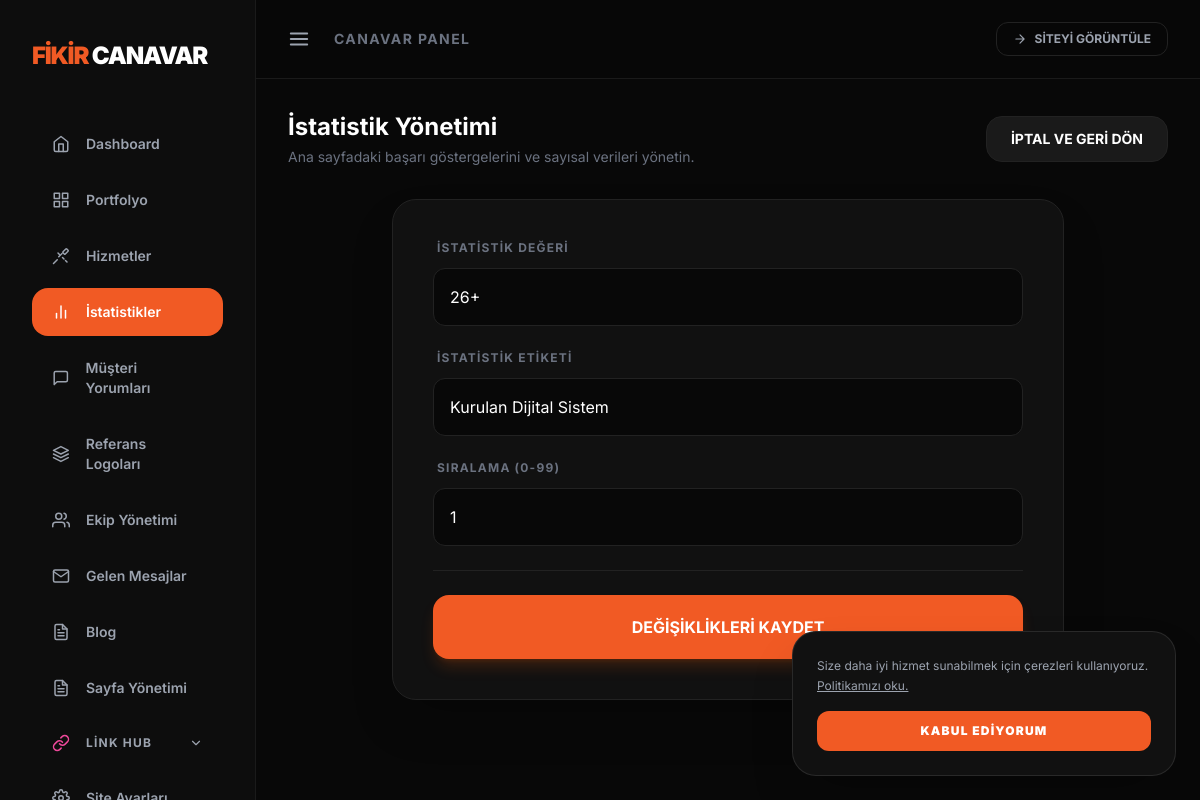
/admin/istatistikler.php?action=edit&id=1 (signed in), run on the app's committed database.
### tables this page shows
CREATE TABLE IF NOT EXISTS `istatistikler` (
  `id` INT UNSIGNED AUTO_INCREMENT PRIMARY KEY,
  `deger` VARCHAR(50) NOT NULL,
  `etiket` VARCHAR(255) NOT NULL,
  `sira` INT NOT NULL DEFAULT 0
);

### admin/istatistikler.php (the view, shortened to what this page needs)
<?php
$action = $_GET['action'] ?? 'list';
$id = $_GET['id'] ?? null;
require_once 'header.php';
$edit_item = null;
if ($action === 'edit' && $id) {
    $stmt = $db->prepare("SELECT * FROM istatistikler WHERE id = ?");
    $stmt->execute([$id]);
    $edit_item = $stmt->fetch();
}
$stats = $db->query("SELECT * FROM istatistikler ORDER BY sira ASC, id ASC")->fetchAll();
?>
<div class="space-y-8">
    <div class="flex items-center justify-between">
        <div>
            <h2 class="text-2xl font-bold text-white">İstatistik Yönetimi</h2>
            <p class="text-gray-500 text-sm mt-1">Ana sayfadaki başarı göstergelerini ve sayısal verileri yönetin.</p>
        </div>
        <?php if ($action === 'list'): ?>
            <a href="istatistikler.php?action=add" class="bg-[#F15A24] hover:bg-[#d84a1a] text-white px-6 py-3 rounded-2xl font-bold text-sm transition-all flex items-center gap-2">
                <svg xmlns="http://www.w3.org/2000/svg" width="18" height="18" viewBox="0 0 24 24" fill="none" stroke="currentColor" stroke-width="2" stroke-linecap="round" stroke-linejoin="round"><line x1="12" y1="5" x2="12" y2="19"/><line x1="5" y1="12" x2="19" y2="12"/></svg>
                YENİ İSTATİSTİK EKLE
            </a>
        <?php else: ?>
            <a href="istatistikler.php" class="bg-[#1a1a1a] border border-[#222] hover:bg-[#222] text-white px-6 py-3 rounded-2xl font-bold text-sm transition-all flex items-center gap-2">
                İPTAL VE GERİ DÖN
            </a>
        <?php endif; ?>
    </div>
    <?php if ($action === 'list'): ?>
        <div class="grid grid-cols-1 md:grid-cols-2 lg:grid-cols-3 gap-6">
            <?php if (empty($stats)): ?>
                <div class="col-span-full bg-[#111] border border-[#222] rounded-3xl p-10 text-center text-gray-500 italic">
                    Henüz bir istatistik eklenmemiş.
                </div>
            <?php endif; ?>
            <?php foreach ($stats as $s): ?>
            <div class="bg-[#111] border border-[#222] rounded-3xl p-8 flex flex-col justify-between group relative overflow-hidden transition-all hover:border-[#333]">
                <div class="absolute top-4 right-4 flex gap-2 opacity-0 group-hover:opacity-100 transition-opacity z-10">
                    <a href="istatistikler.php?action=edit&id=<?php echo $s['id']; ?>" class="p-2 bg-[#1a1a1a] border border-[#333] hover:border-blue-500 text-white rounded-xl transition-all shadow-lg" title="Düzenle">
                        <svg xmlns="http://www.w3.org/2000/svg" width="16" height="16" viewBox="0 0 24 24" fill="none" stroke="currentColor" stroke-width="2" stroke-linecap="round" stroke-linejoin="round"><path d="M11 4H4a2 2 0 0 0-2 2v14a2 2 0 0 0 2 2h14a2 2 0 0 0 2-2v-7"/><path d="M18.5 2.5a2.121 2.121 0 0 1 3 3L12 15l-4 1 1-4 9.5-9.5z"/></svg>
                    </a>
                    <a href="istatistikler.php?action=delete&id=<?php echo $s['id']; ?>" onclick="return confirm('Bu istatistiği silmek istediğinize emin misiniz?')" class="p-2 bg-[#1a1a1a] border border-[#333] hover:border-red-500 text-white rounded-xl transition-all shadow-lg" title="Sil">
                        <svg xmlns="http://www.w3.org/2000/svg" width="16" height="16" viewBox="0 0 24 24" fill="none" stroke="currentColor" stroke-width="2" stroke-linecap="round" stroke-linejoin="round"><polyline points="3 6 5 6 21 6"/><path d="M19 6v14a2 2 0 0 1-2 2H7a2 2 0 0 1-2-2V6m3 0V4a2 2 0 0 1 2-2h4a2 2 0 0 1 2 2v2"/><line x1="10" y1="11" x2="10" y2="17"/><line x1="14" y1="11" x2="14" y2="17"/></svg>
                    </a>
                </div>
                <div class="space-y-4">
                    <div class="text-[#F15A24] text-5xl font-black font-barlow tracking-tight"><?php echo htmlspecialchars($s['deger']); ?></div>
                    <div class="text-white font-bold text-lg"><?php echo htmlspecialchars($s['etiket']); ?></div>
                    <span class="inline-block text-[10px] uppercase tracking-widest text-gray-500 font-bold bg-[#222] px-3 py-1 rounded-full">Sıra: <?php echo $s['sira']; ?></span>
                </div>
            </div>
            <?php endforeach; ?>
        </div>
    <?php else: ?>
        <div class="max-w-2xl mx-auto">
            <form method="POST" class="bg-[#111] border border-[#222] p-10 rounded-3xl space-y-6 shadow-2xl">
                <div>
                    <label class="block text-xs uppercase tracking-widest text-gray-500 font-bold mb-3 pl-1">İstatistik Değeri</label>
                    <input type="text" name="deger" value="<?php echo htmlspecialchars($edit_item['deger'] ?? ''); ?>" required placeholder="Örn: 26+ veya 98%"
                           class="w-full bg-[#080808] border border-[#222] text-white p-4 rounded-xl focus:border-[#F15A24] outline-none transition-all">
                </div>
                <div>
                    <label class="block text-xs uppercase tracking-widest text-gray-500 font-bold mb-3 pl-1">İstatistik Etiketi</label>
                    <input type="text" name="etiket" value="<?php echo htmlspecialchars($edit_item['etiket'] ?? ''); ?>" required placeholder="Örn: Kurulan Dijital Sistem"
                           class="w-full bg-[#080808] border border-[#222] text-white p-4 rounded-xl focus:border-[#F15A24] outline-none transition-all">
                </div>
                <div>
                    <label class="block text-xs uppercase tracking-widest text-gray-500 font-bold mb-3 pl-1">Sıralama (0-99)</label>
                    <input type="number" name="sira" value="<?php echo htmlspecialchars($edit_item['sira'] ?? '0'); ?>"
                           class="w-full bg-[#080808] border border-[#222] text-white p-4 rounded-xl focus:border-[#F15A24] outline-none transition-all">
                </div>
                <div class="pt-6 border-t border-[#222]">
                    <button type="submit" class="w-full bg-[#F15A24] hover:bg-[#d84a1a] text-white font-bold py-5 rounded-2xl transition-all shadow-lg shadow-orange-600/20">
                        <?php echo $id ? 'DEĞİŞİKLİKLERİ KAYDET' : 'İSTATİSTİĞİ KAYDET'; ?>
                    </button>
                </div>
            </form>
        </div>
    <?php endif; ?>
</div>
<?php require_once 'footer.php'; ?>

### admin/header.php (style rules this page uses)
body { font-family: 'Inter', sans-serif; background-color: #0d0d0d; color: #fff; }

### data on the page
istatistikler: deger "26+", etiket "Kurulan Dijital Sistem", sira "1"
